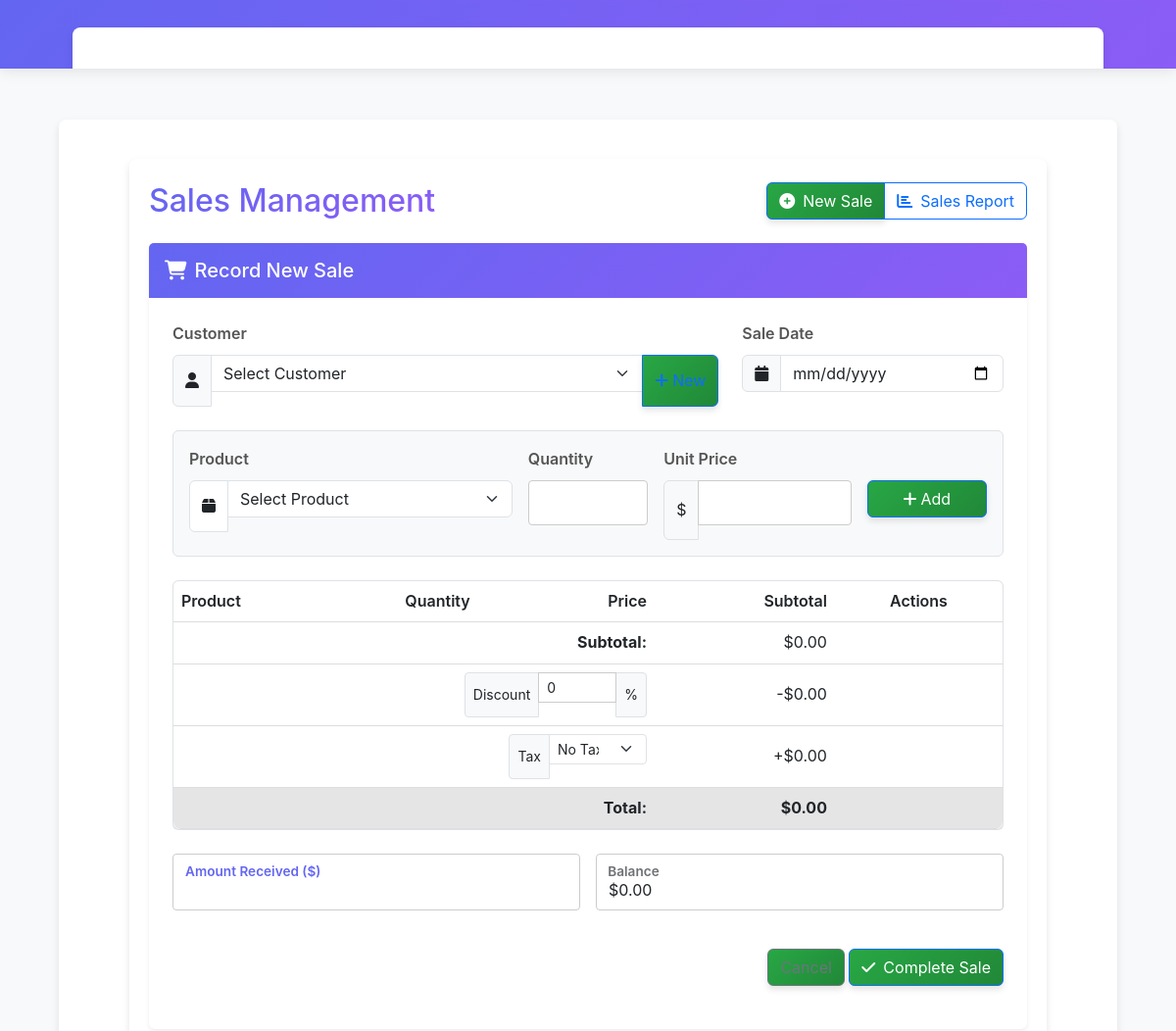
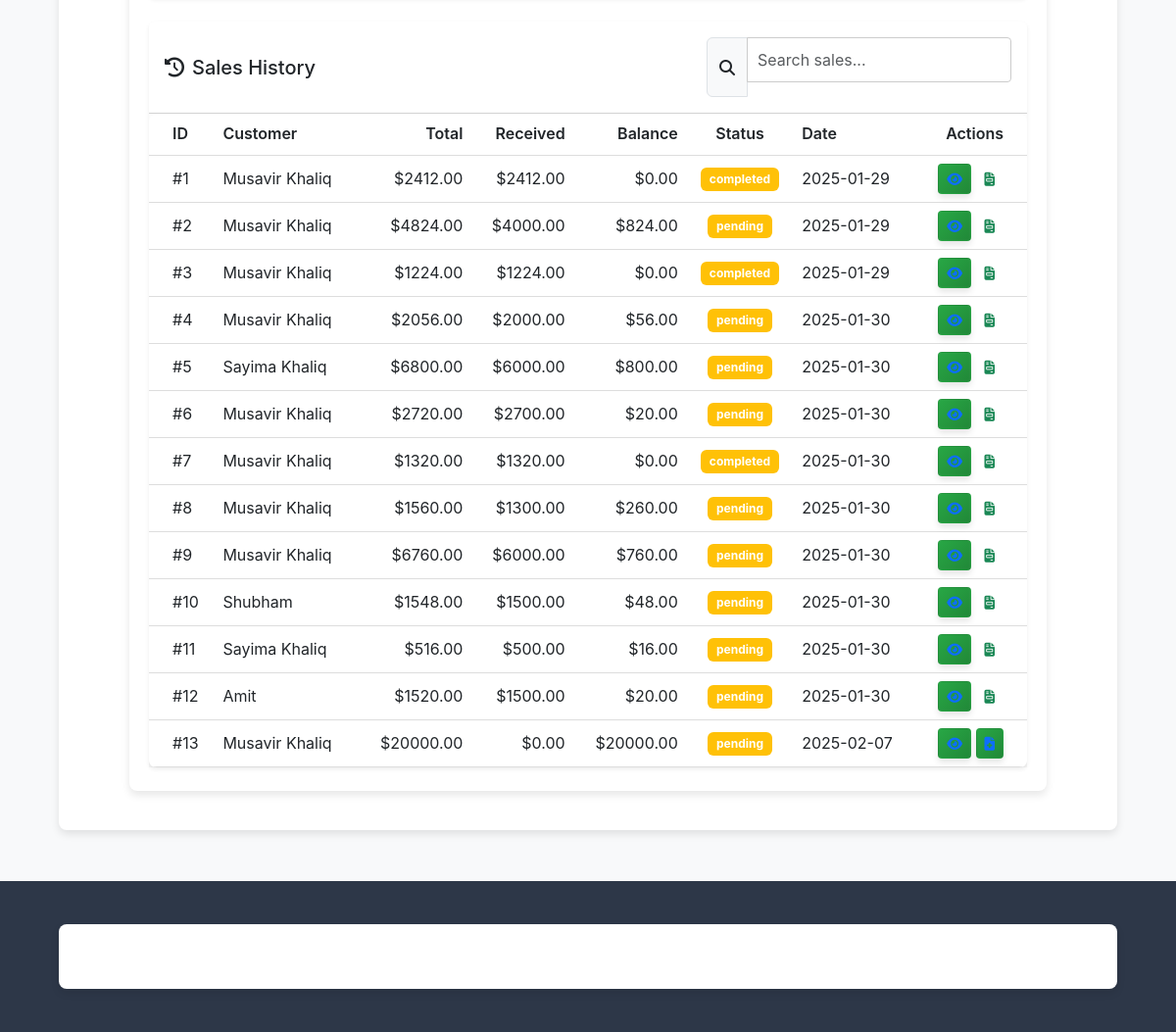
The app's page /sales with its own data (2 pictures, top to bottom).
### app/models.py (models this page shows)
class Sale(Base):
    __tablename__ = "sales"
    id = Column(Integer, primary_key=True, index=True)
    customer_id = Column(Integer, ForeignKey("customers.id"), nullable=False)
    total_amount = Column(Float, default=0.0, nullable=False)
    amount_received = Column(Float, default=0.0, nullable=False)
    balance = Column(Float, default=0.0, nullable=False)
    sale_date = Column(DateTime, default=func.now(), nullable=False)
    status = Column(String, default="pending", nullable=False)
    __table_args__ = (
        CheckConstraint('total_amount >= 0', name='check_positive_total'),
        CheckConstraint('amount_received >= 0', name='check_positive_received'),
    )
    customer = relationship("Customer", back_populates="sales")
    items = relationship("SaleItem", back_populates="sale", cascade="all, delete-orphan")
    invoice = relationship("Invoice", back_populates="sale", uselist=False)

class Customer(Base):
    __tablename__ = "customers"
    id = Column(Integer, primary_key=True, index=True)
    name = Column(String, index=True, nullable=False)
    email = Column(String, unique=True, index=True, nullable=False)
    phone_number = Column(String)
    address = Column(String)
    balance_owe = Column(Float, default=0.0, nullable=False)
    __table_args__ = (
        CheckConstraint('balance_owe >= 0', name='check_positive_balance'),
    )
    sales = relationship("Sale", back_populates="customer")

### app/main.py (the view)
@app.get("/sales", response_class=HTMLResponse)
def read_sales(request: Request, db: Session = Depends(get_db)):
    products = crud.get_all_products(db)
    customers = crud.get_all_customers(db)
    sales = crud.get_all_sales(db)
    return render_template("sales.html", request, {
        "products": products,
        "customers": customers,
        "sales": sales,
    })

### templates/sales.html (shortened to what this page needs)
{% extends "base.html" %}
{% block content %}
<div class="container py-4">
    <div class="d-flex justify-content-between align-items-center mb-4">
        <h1 class="h2 mb-0 text-gradient">Sales Management</h1>
        <div class="btn-group">
            <button class="btn btn-primary" type="button" data-bs-toggle="collapse" data-bs-target="#recordSaleForm">
                <i class="fas fa-plus-circle me-2"></i>New Sale
            </button>
            <a href="/sales/report" class="btn btn-outline-primary">
                <i class="fas fa-chart-bar me-2"></i>Sales Report
            </a>
        </div>
    </div>
    <div class="collapse show" id="recordSaleForm">
        <div class="card border-0 shadow-sm mb-4">
            <div class="card-header bg-gradient-primary border-0 text-white py-3">
                <h2 class="card-title h5 mb-0">
                    <i class="fas fa-shopping-cart me-2"></i>Record New Sale
                </h2>
            </div>
            <div class="card-body p-4">
                <form id="saleForm" class="needs-validation" novalidate>
                    <div class="row mb-4">
                        <div class="col-md-8">
                            <label class="form-label">Customer</label>
                            <div class="input-group">
                                <span class="input-group-text bg-light">
                                    <i class="fas fa-user"></i>
                                </span>
                                <select id="customer_id" name="customer_id" class="form-select" required>
                                    <option value="">Select Customer</option>
                                </select>
                                <button type="button" class="btn btn-outline-primary" data-bs-toggle="modal" data-bs-target="#addCustomerModal">
                                    <i class="fas fa-plus me-1"></i>New
                                </button>
                            </div>
                        </div>
                        <div class="col-md-4">
                            <label class="form-label">Sale Date</label>
                            <div class="input-group">
                                <span class="input-group-text bg-light">
                                    <i class="fas fa-calendar"></i>
                                </span>
                                <input type="date" class="form-control" name="sale_date" required>
                            </div>
                        </div>
                    </div>
                    <div class="card bg-light border mb-4">
                        <div class="card-body">
                            <div class="row g-3">
                                <div class="col-md-5">
                                    <label class="form-label">Product</label>
                                    <div class="input-group">
                                        <span class="input-group-text bg-white">
                                            <i class="fas fa-box"></i>
                                        </span>
                                        <select id="product_id" class="form-select">
                                            <option value="">Select Product</option>
                                        </select>
                                    </div>
                                </div>
                                <div class="col-md-2">
                                    <label class="form-label">Quantity</label>
                                    <input type="number" id="quantity" class="form-control" min="1">
                                </div>
                                <div class="col-md-3">
                                    <label class="form-label">Unit Price</label>
                                    <div class="input-group">
                                        <span class="input-group-text">$</span>
                                        <input type="number" id="selling_price" class="form-control" step="0.01">
                                    </div>
                                </div>
                                <div class="col-md-2">
                                    <label class="form-label d-none d-md-block">&nbsp;</label>
                                    <button type="button" id="add-item" class="btn btn-primary w-100">
                                        <i class="fas fa-plus me-1"></i>Add
                                    </button>
                                </div>
                            </div>
                        </div>
                    </div>
                    <div class="card border mb-4">
                        <div class="table-responsive">
                            <table class="table table-hover mb-0">
                                <thead class="bg-light">
                                    <tr>
                                        <th>Product</th>
                                        <th class="text-center">Quantity</th>
                                        <th class="text-end">Price</th>
                                        <th class="text-end">Subtotal</th>
                                        <th class="text-center">Actions</th>
                                    </tr>
                                </thead>
                                <tfoot class="border-top">
                                    <tr>
                                        <td colspan="3" class="text-end"><strong>Subtotal:</strong></td>
                                        <td class="text-end" id="subtotal">$0.00</td>
                                        <td></td>
                                    </tr>
                                    <tr>
                                        <td colspan="3" class="text-end">
                                            <div class="input-group input-group-sm justify-content-end">
                                                <span class="input-group-text">Discount</span>
                                                <input type="number" id="discount" class="form-control" style="max-width: 80px" min="0" max="100" value="0">
                                                <span class="input-group-text">%</span>
                                            </div>
                                        </td>
                                        <td class="text-end" id="discount-amount">-$0.00</td>
                                        <td></td>
                                    </tr>
                                    <tr>
                                        <td colspan="3" class="text-end">
                                            <div class="input-group input-group-sm justify-content-end">
                                                <span class="input-group-text">Tax</span>
                                                <select id="tax" class="form-select" style="max-width: 100px">
                                                    <option value="0">No Tax</option>
                                                </select>
                                            </div>
                                        </td>
                                        <td class="text-end" id="tax-amount">+$0.00</td>
                                        <td></td>
                                    </tr>
                                    <tr class="table-active">
                                        <td colspan="3" class="text-end"><strong>Total:</strong></td>
                                        <td class="text-end"><strong id="total-amount">$0.00</strong></td>
                                        <td></td>
                                    </tr>
                                </tfoot>
                            </table>
                        </div>
                    </div>
                    <div class="row g-3 mb-4">
                        <div class="col-md-6">
                            <div class="form-floating">
                                <input type="number" id="amount_received" name="amount_received"
                                       class="form-control" step="0.01" required>
                                <label>Amount Received ($)</label>
                            </div>
                        </div>
                        <div class="col-md-6">
                            <div class="form-floating">
                                <input type="text" id="balance-amount" class="form-control-plaintext"
                                       readonly value="$0.00">
                                <label>Balance</label>
                            </div>
                        </div>
                    </div>
                    <div class="text-end">
                        <button type="button" class="btn btn-outline-secondary" data-bs-toggle="collapse" data-bs-target="#recordSaleForm">
                        </button>
                        <button type="submit" class="btn btn-primary" id="submit-sale">
                            <i class="fas fa-check me-2"></i>Complete Sale
                        </button>
                    </div>
                </form>
            </div>
        </div>
    </div>
    <div class="card border-0 shadow-sm">
        <div class="card-header bg-white py-3">
            <div class="row align-items-center">
                <div class="col">
                    <h3 class="h5 mb-0">
                        <i class="fas fa-history me-2"></i>Sales History
                    </h3>
                </div>
                <div class="col-auto">
                    <div class="input-group">
                        <span class="input-group-text bg-light">
                            <i class="fas fa-search"></i>
                        </span>
                        <input type="text" id="searchSales" class="form-control" placeholder="Search sales...">
                    </div>
                </div>
            </div>
        </div>
        <div class="card-body p-0">
            <div class="table-responsive">
                <table class="table table-hover align-middle mb-0">
                    <thead class="bg-light">
                        <tr>
                            <th class="ps-4">ID</th>
                            <th>Customer</th>
                            <th class="text-end">Total</th>
                            <th class="text-end">Received</th>
                            <th class="text-end">Balance</th>
                            <th class="text-center">Status</th>
                            <th>Date</th>
                            <th class="text-end pe-4">Actions</th>
                        </tr>
                    </thead>
                    <tbody>
                        {% for sale in sales %}
                        <tr>
                            <td class="ps-4">#{{ sale.id }}</td>
                            <td>{{ sale.customer.name if sale.customer else 'N/A' }}</td>
                            <td class="text-end">${{ "%.2f"|format(sale.total_amount) }}</td>
                            <td class="text-end">${{ "%.2f"|format(sale.amount_received) }}</td>
                            <td class="text-end">${{ "%.2f"|format(sale.balance) }}</td>
                            <td class="text-center">
                                <span class="badge bg-{{ 'success' if sale.status == 'Paid' else 'warning' }}">
                                    {{ sale.status }}
                                </span>
                            </td>
                            <td>{{ sale.sale_date.strftime('%Y-%m-%d') }}</td>
                            <td class="text-end pe-4">
                                <button class="btn btn-sm btn-link text-primary view-details"
                                        data-sale-id="{{ sale.id }}">
                                    <i class="fas fa-eye"></i>
                                </button>
                                {% if sale.invoice %}
                                    <a href="/invoices/{{ sale.invoice.id }}"
                                       class="btn btn-sm btn-link text-success"
                                       target="_blank">
                                        <i class="fas fa-file-invoice"></i>
                                    </a>
                                {% else %}
                                    <button class="btn btn-sm btn-link text-primary generate-invoice"
                                            data-sale-id="{{ sale.id }}">
                                        <i class="fas fa-file-medical"></i>
                                    </button>
                                {% endif %}
                            </td>
                        </tr>
                        {% endfor %}
                    </tbody>
                </table>
            </div>
        </div>
    </div>
</div>
{% endblock %}

### records on screen
Sale: id "1", customer "Musavir Khaliq", total_amount "2412.00", amount_received "2412.00", balance "0.00", status "completed", sale_date "2025-01-29"
Sale: id "2", customer "Musavir Khaliq", total_amount "4824.00", amount_received "4000.00", balance "824.00", status "pending", sale_date "2025-01-29"
Sale: id "3", customer "Musavir Khaliq", total_amount "1224.00", amount_received "1224.00", balance "0.00", status "completed", sale_date "2025-01-29"
Sale: id "4", customer "Musavir Khaliq", total_amount "2056.00", amount_received "2000.00", balance "56.00", status "pending", sale_date "2025-01-30"
Sale: id "5", customer "Sayima Khaliq", total_amount "6800.00", amount_received "6000.00", balance "800.00", status "pending", sale_date "2025-01-30"
Sale: id "6", customer "Musavir Khaliq", total_amount "2720.00", amount_received "2700.00", balance "20.00", status "pending", sale_date "2025-01-30"
Sale: id "7", customer "Musavir Khaliq", total_amount "1320.00", amount_received "1320.00", balance "0.00", status "completed", sale_date "2025-01-30"
Sale: id "8", customer "Musavir Khaliq", total_amount "1560.00", amount_received "1300.00", balance "260.00", status "pending", sale_date "2025-01-30"
Sale: id "9", customer "Musavir Khaliq", total_amount "6760.00", amount_received "6000.00", balance "760.00", status "pending", sale_date "2025-01-30"
Sale: id "10", customer "Shubham", total_amount "1548.00", amount_received "1500.00", balance "48.00", status "pending", sale_date "2025-01-30"
Sale: id "11", customer "Sayima Khaliq", total_amount "516.00", amount_received "500.00", balance "16.00", status "pending", sale_date "2025-01-30"
Sale: id "12", customer "Amit", total_amount "1520.00", amount_received "1500.00", balance "20.00", status "pending", sale_date "2025-01-30"
Sale: id "13", customer "Musavir Khaliq", total_amount "20000.00", amount_received "0.00", balance "20000.00", status "pending", sale_date "2025-02-07"
